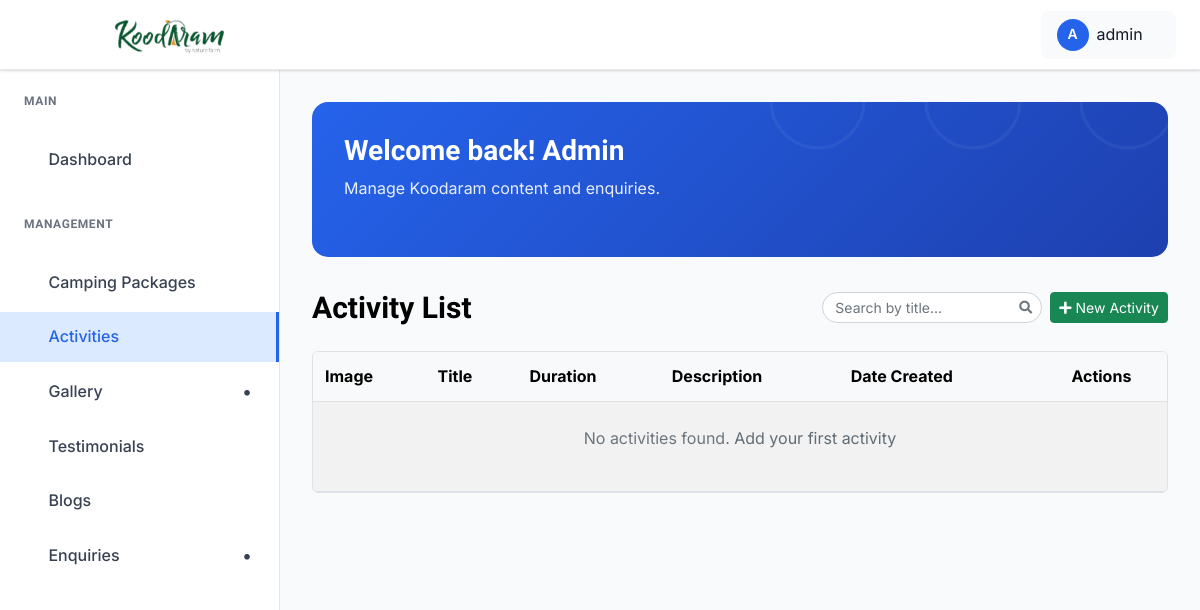
/dashboard/activities/ (signed in), run on an earlier commit of the app's database.
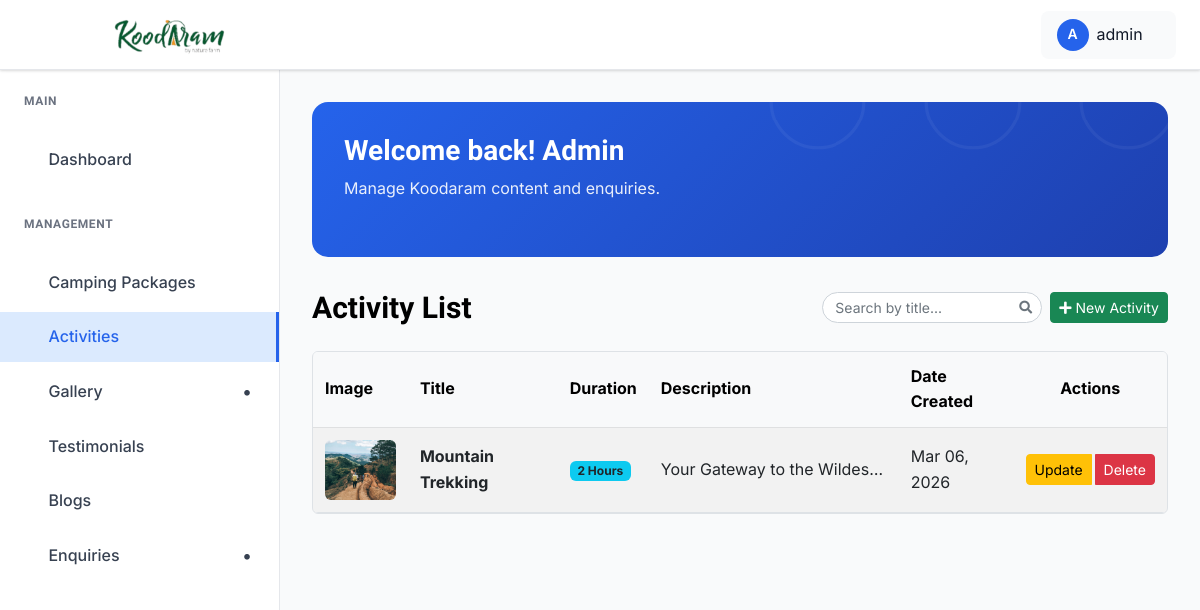
And on a later commit of the database.
### koodaram_app/models.py (models this page shows, shortened)
class Activity(models.Model):
    title = models.CharField(max_length=200)
    slug = models.SlugField(unique=True, blank=True)
    description = models.TextField()
    image = models.ImageField(upload_to="activities/", help_text="Activity cover image")
    duration = models.CharField(max_length=100, blank=True, help_text="Duration (e.g., 3 Days, 2 Hours)")
    created_at = models.DateTimeField(auto_now_add=True)
    class Meta:
        ordering = ["-created_at"]
        verbose_name_plural = "Activities"

### koodaram_app/views.py (the view)
# urls.py: path("dashboard/activities/", views.admin_activity_list, name="admin_activity_list"),
@login_required(login_url="admin_login")
def admin_activity_list(request):
    activities_qs = Activity.objects.all().order_by("-created_at")
    paginator = Paginator(activities_qs, 10)
    page_number = request.GET.get("page")
    activities = paginator.get_page(page_number)
    return render(request, "admin_pages/activity_list.html", {"activities": activities})

### koodaram_app/context_processors.py (called while the page is built)
def _star_parts(rating: float) -> list[str]:
    rating = max(0.0, min(5.0, float(rating)))
    full = int(rating)
    remainder = rating - full
    half = 1 if remainder >= 0.25 and remainder < 0.75 else 0
    if remainder >= 0.75:
        full = min(5, full + 1)
    empty = max(0, 5 - full - half)
    return (["full"] * full) + (["half"] * half) + (["empty"] * empty)

def google_reviews(request) -> dict[str, Any]:
    rating = getattr(settings, "GOOGLE_REVIEW_RATING", 0.0)
    count = getattr(settings, "GOOGLE_REVIEW_COUNT", 0)
    url = getattr(settings, "GOOGLE_REVIEW_URL", "")
    return {
        "google_review_rating": rating,
        "google_review_count": count,
        "google_review_url": url,
        "google_review_stars": _star_parts(rating),
    }

### templates/admin_pages/activity_list.html (shortened to what this page needs)
{% extends "admin_pages/base.html" %}
{% load static %}
{% block content %}
<div class="dashboard__form__wraper">
    <div class="create__course__title mb-4 d-flex flex-wrap justify-content-between align-items-center gap-2">
        <h4 class="mb-0">Activity List</h4>
        <div class="d-flex align-items-center gap-2 ms-auto">
            <div class="search-box">
                <input type="text" id="activitySearchInput" class="form-control form-control-sm" placeholder="Search by title...">
            </div>
        </div>
        <a href="{% url 'activity_create' %}" class="btn btn-success btn-sm">
            <i class="fas fa-plus"></i> New Activity
        </a>
    </div>
    <div class="custom-table-container">
        <table class="table table-striped table-hover align-middle">
            <thead class="table-light">
                <tr>
                    <th scope="col">Image</th>
                    <th scope="col">Title</th>
                    <th scope="col">Duration</th>
                    <th scope="col">Description</th>
                    <th scope="col">Date Created</th>
                    <th scope="col" class="text-center">Actions</th>
                </tr>
            </thead>
            <tbody>
                {% for activity in activities %}
                <tr>
                    <td>
                        {% if activity.image %}
                        <img src="{{ activity.image.url }}" alt="{{ activity.title }}" class="img-fluid rounded"
                            width="80" height="60" style="object-fit: cover;">
                        {% else %}
                        <img src="https://via.placeholder.com/80x60?text=No+Image" alt="No Image"
                            class="img-fluid rounded" width="80" height="60">
                        {% endif %}
                    </td>
                    <td><strong>{{ activity.title }}</strong></td>
                    <td><span class="badge bg-info text-dark">{{ activity.duration }}</span></td>
                    <td class="description-cell">{{ activity.description|striptags|truncatechars:50 }}</td>
                    <td>{{ activity.created_at|date:"M d, Y" }}</td>
                    <td class="text-center">
                        <div class="btn-group" role="group">
                            <button type="button" class="btn btn-sm btn-warning me-1" data-bs-toggle="modal"
                                data-bs-target="#updateActivityModal{{ activity.id }}">
                                Update
                            </button>
                            <button type="button" class="btn btn-sm btn-danger" data-bs-toggle="modal"
                                data-bs-target="#deleteActivityModal{{ activity.id }}">
                                Delete
                            </button>
                        </div>
                    </td>
                </tr>
                {% empty %}
                <tr>
                    <td colspan="6" class="text-center py-4">
                        <p class="text-muted">No activities found. <a href="{% url 'activity_create' %}">Add your
                                first activity</a></p>
                    </td>
                </tr>
                {% endfor %}
            </tbody>
        </table>
    </div>
</div>
{% endblock %}

What changed in the data, as far as the page shows it:
added Activity: image (picture), title "Mountain Trekking", duration "2 Hours", description "Your Gateway to the Wildes…", created_at "Mar 06, 2026"
Also different on the page:
text no longer shown: "No activities found. Add your first activity"
